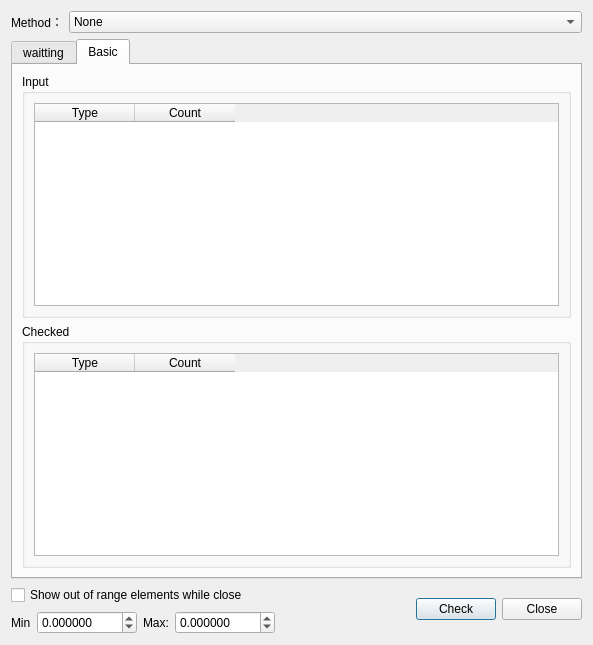
<?xml version="1.0" encoding="UTF-8"?>
<ui version="4.0">
 <class>MeshCheckingDialog</class>
 <widget class="QDialog" name="MeshCheckingDialog">
  <property name="geometry">
   <rect>
    <x>0</x>
    <y>0</y>
    <width>593</width>
    <height>645</height>
   </rect>
  </property>
  <property name="windowTitle">
   <string>Mesh Quality</string>
  </property>
  <layout class="QGridLayout" name="gridLayout_2">
   <item row="0" column="0">
    <layout class="QHBoxLayout" name="horizontalLayout_2">
     <item>
      <widget class="QLabel" name="label">
       <property name="text">
        <string>Method：</string>
       </property>
      </widget>
     </item>
     <item>
      <widget class="QComboBox" name="comboBox">
       <property name="sizePolicy">
        <sizepolicy hsizetype="Expanding" vsizetype="Fixed">
         <horstretch>0</horstretch>
         <verstretch>0</verstretch>
        </sizepolicy>
       </property>
       <item>
        <property name="text">
         <string>None</string>
        </property>
       </item>
       <item>
        <property name="text">
         <string>Area</string>
        </property>
       </item>
       <item>
        <property name="text">
         <string>Aspect Beta</string>
        </property>
       </item>
       <item>
        <property name="text">
         <string>Aspect Frobenius</string>
        </property>
       </item>
       <item>
        <property name="text">
         <string>Aspect Gamma</string>
        </property>
       </item>
       <item>
        <property name="text">
         <string>Aspect Ratio</string>
        </property>
       </item>
       <item>
        <property name="text">
         <string>Collapse Ratio</string>
        </property>
       </item>
       <item>
        <property name="text">
         <string>Condition</string>
        </property>
       </item>
       <item>
        <property name="text">
         <string>Diagonal</string>
        </property>
       </item>
       <item>
        <property name="text">
         <string>Dimension</string>
        </property>
       </item>
       <item>
        <property name="text">
         <string>Distortion</string>
        </property>
       </item>
       <item>
        <property name="text">
         <string>Edge Ratio</string>
        </property>
       </item>
       <item>
        <property name="text">
         <string>Jacobin</string>
        </property>
       </item>
       <item>
        <property name="text">
         <string>Max Angle</string>
        </property>
       </item>
       <item>
        <property name="text">
         <string>Max Aspect Frobenius</string>
        </property>
       </item>
       <item>
        <property name="text">
         <string>Max Edge Ratio</string>
        </property>
       </item>
       <item>
        <property name="text">
         <string>Mad Aspect Frobenius</string>
        </property>
       </item>
       <item>
        <property name="text">
         <string>Min angle</string>
        </property>
       </item>
       <item>
        <property name="text">
         <string>Normal</string>
        </property>
       </item>
       <item>
        <property name="text">
         <string>Oddy</string>
        </property>
       </item>
       <item>
        <property name="text">
         <string>Radius Ratio</string>
        </property>
       </item>
       <item>
        <property name="text">
         <string>Relative Size Squared</string>
        </property>
       </item>
       <item>
        <property name="text">
         <string>Scalaed Jacobin</string>
        </property>
       </item>
       <item>
        <property name="text">
         <string>Shape</string>
        </property>
       </item>
       <item>
        <property name="text">
         <string>Shape and size</string>
        </property>
       </item>
       <item>
        <property name="text">
         <string>Shear</string>
        </property>
       </item>
       <item>
        <property name="text">
         <string>Shear and size</string>
        </property>
       </item>
       <item>
        <property name="text">
         <string>Skew</string>
        </property>
       </item>
       <item>
        <property name="text">
         <string>Strech</string>
        </property>
       </item>
       <item>
        <property name="text">
         <string>Taper</string>
        </property>
       </item>
       <item>
        <property name="text">
         <string>Volume</string>
        </property>
       </item>
       <item>
        <property name="text">
         <string>Warpage</string>
        </property>
       </item>
      </widget>
     </item>
    </layout>
   </item>
   <item row="1" column="0">
    <widget class="QTabWidget" name="tabWidget">
     <property name="currentIndex">
      <number>1</number>
     </property>
     <widget class="QWidget" name="tab">
      <attribute name="title">
       <string>waitting</string>
      </attribute>
      <layout class="QGridLayout" name="gridLayout_4">
       <item row="0" column="0">
        <layout class="QGridLayout" name="gridLayout_3">
         <item row="2" column="0">
          <widget class="QLabel" name="statusLabel">
           <property name="sizePolicy">
            <sizepolicy hsizetype="Preferred" vsizetype="Fixed">
             <horstretch>0</horstretch>
             <verstretch>0</verstretch>
            </sizepolicy>
           </property>
           <property name="styleSheet">
            <string notr="true">font: 87 20pt &quot;Arial Black&quot;;</string>
           </property>
           <property name="text">
            <string>Checking...</string>
           </property>
           <property name="alignment">
            <set>Qt::AlignCenter</set>
           </property>
          </widget>
         </item>
         <item row="1" column="0">
          <widget class="QLabel" name="gifLabel">
           <property name="text">
            <string/>
           </property>
          </widget>
         </item>
        </layout>
       </item>
      </layout>
     </widget>
     <widget class="QWidget" name="tab_2">
      <attribute name="title">
       <string>Basic</string>
      </attribute>
      <layout class="QGridLayout" name="gridLayout">
       <item row="0" column="0">
        <widget class="QGroupBox" name="groupBox">
         <property name="title">
          <string>Input</string>
         </property>
         <layout class="QGridLayout" name="gridLayout_8">
          <item row="0" column="0">
           <widget class="QTableWidget" name="inputTab">
            <column>
             <property name="text">
              <string>Type</string>
             </property>
            </column>
            <column>
             <property name="text">
              <string>Count</string>
             </property>
            </column>
           </widget>
          </item>
         </layout>
        </widget>
       </item>
       <item row="1" column="0">
        <widget class="QGroupBox" name="groupBox_2">
         <property name="title">
          <string>Checked</string>
         </property>
         <layout class="QGridLayout" name="gridLayout_7">
          <item row="0" column="0">
           <widget class="QTableWidget" name="checkedTab">
            <column>
             <property name="text">
              <string>Type</string>
             </property>
            </column>
            <column>
             <property name="text">
              <string>Count</string>
             </property>
            </column>
           </widget>
          </item>
         </layout>
        </widget>
       </item>
      </layout>
     </widget>
    </widget>
   </item>
   <item row="2" column="0">
    <layout class="QHBoxLayout" name="horizontalLayout_3">
     <item>
      <layout class="QVBoxLayout" name="verticalLayout">
       <item>
        <widget class="QCheckBox" name="checkBox">
         <property name="text">
          <string>Show out of range elements while close</string>
         </property>
        </widget>
       </item>
       <item>
        <layout class="QHBoxLayout" name="horizontalLayout">
         <item>
          <widget class="QLabel" name="minlabel">
           <property name="text">
            <string>Min</string>
           </property>
          </widget>
         </item>
         <item>
          <widget class="QDoubleSpinBox" name="minBox">
           <property name="sizePolicy">
            <sizepolicy hsizetype="Preferred" vsizetype="Fixed">
             <horstretch>0</horstretch>
             <verstretch>0</verstretch>
            </sizepolicy>
           </property>
           <property name="maximumSize">
            <size>
             <width>100</width>
             <height>16777215</height>
            </size>
           </property>
           <property name="decimals">
            <number>6</number>
           </property>
           <property name="minimum">
            <double>-1000000000000000000000.000000000000000</double>
           </property>
           <property name="maximum">
            <double>1000000000000000044885712678075916785549312.000000000000000</double>
           </property>
          </widget>
         </item>
         <item>
          <widget class="QLabel" name="maxlabel">
           <property name="text">
            <string>Max:</string>
           </property>
          </widget>
         </item>
         <item>
          <widget class="QDoubleSpinBox" name="maxBox">
           <property name="sizePolicy">
            <sizepolicy hsizetype="Preferred" vsizetype="Fixed">
             <horstretch>0</horstretch>
             <verstretch>0</verstretch>
            </sizepolicy>
           </property>
           <property name="maximumSize">
            <size>
             <width>100</width>
             <height>16777215</height>
            </size>
           </property>
           <property name="decimals">
            <number>6</number>
           </property>
           <property name="minimum">
            <double>-1000000000000000000000.000000000000000</double>
           </property>
           <property name="maximum">
            <double>1000000000000000044885712678075916785549312.000000000000000</double>
           </property>
          </widget>
         </item>
        </layout>
       </item>
      </layout>
     </item>
     <item>
      <spacer name="horizontalSpacer">
       <property name="orientation">
        <enum>Qt::Horizontal</enum>
       </property>
       <property name="sizeHint" stdset="0">
        <size>
         <width>40</width>
         <height>20</height>
        </size>
       </property>
      </spacer>
     </item>
     <item>
      <widget class="QPushButton" name="checkButton">
       <property name="text">
        <string>Check</string>
       </property>
      </widget>
     </item>
     <item>
      <widget class="QPushButton" name="closeButton">
       <property name="text">
        <string>Close</string>
       </property>
      </widget>
     </item>
    </layout>
   </item>
  </layout>
 </widget>
 <resources/>
 <connections/>
</ui>
